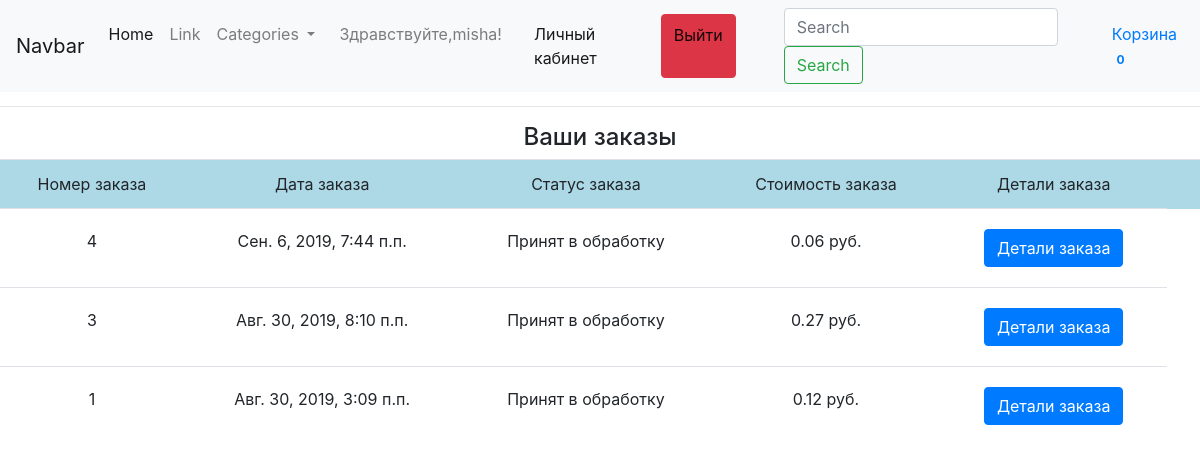
/account/ (signed in), run on an earlier commit of the app's database.
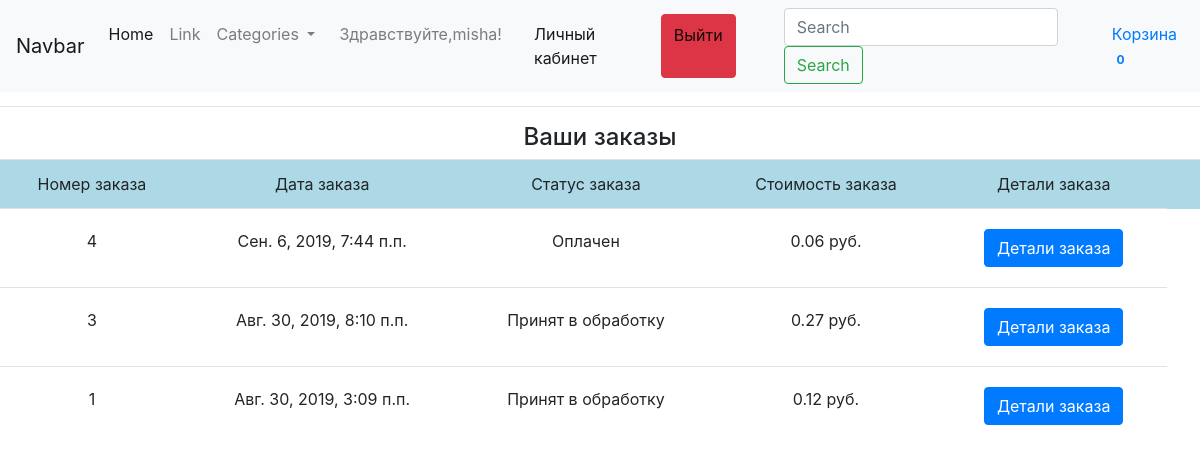
And on a later commit of the database.
### ecomapp/models.py (models this page shows, shortened)
class Order(models.Model):
	user = models.ForeignKey(settings.AUTH_USER_MODEL,on_delete=models.CASCADE)
	items = models.ForeignKey(Cart,on_delete=models.CASCADE)
	total = models.DecimalField(max_digits=9, decimal_places=2, default=0.00)
	first_name = models.CharField(max_length=200)
	last_name = models.CharField(max_length=200)
	phone = models.CharField(max_length=20)
	address = models.CharField(max_length=255)
	buying_type = models.CharField(max_length=40, choices=(('Самовывоз', 'Самовывоз'),
		('Доставка', 'Доставка')), default='Самовывоз')
	date = models.DateTimeField(auto_now_add=True)
	comments = models.TextField()
	status = models.CharField(max_length=100, choices=ORDER_STATUS_CHOICES, default=ORDER_STATUS_CHOICES[0][0])

### ecomapp/views.py (the view)
# urls.py: path('account/', account_view, name='account'),
def account_view(request):
	try:
		order = Order.objects.filter(user=request.user).order_by('-id')
	except:
		return HttpResponseRedirect(reverse('registration'))
	categories = Category.objects.all()
	context = {
		'order': order,
		'categories': categories
	}
	return render(request, 'ecomapp/account.html', context)

### ecomapp/models.py (called while the page is built)
	def get_absolute_url(self):
		return reverse('category_detail', kwargs={'category_slug': self.slug})

### ecomapp/templates/ecomapp/account.html (shortened to what this page needs)
{% extends 'ecomapp/base.html' %}
{% block content %}
<h3 class="text-center">Личный кабинет пользователя {{ request.user }}</h3>
<hr>
<h4 class='text-center'>Ваши заказы</h4>
<table class='table'>
<tr style='background:lightblue;'>
	<td class='text-center'>Номер заказа</td>
	<td class='text-center'>Дата заказа</td>
	<td class='text-center'>Статус заказа</td>
	<td class='text-center'>Стоимость заказа</td>
	<td class='text-center'>Детали заказа</td>
	<td></td>
</tr>
{% for item in order %}
<tr>
	<td class='text-center' style='padding-top: 20px; padding-bottom: 20px;'>{{ item.id }}</td>
	<td class='text-center' style='padding-top: 20px; padding-bottom: 20px;'>{{ item.date }}</td>
	<td class='text-center' style='padding-top: 20px; padding-bottom: 20px;'>{{ item.status }}</td>
	<td class='text-center' style='padding-top: 20px; padding-bottom: 20px;'>{{ item.total }} руб.</td>
	<td class='text-center' style='padding-top: 20px; padding-bottom: 20px;'><button type="button" class="btn btn-primary btn-md" data-toggle="modal" data-target="#myModal-{{ item.id }}">
  Детали заказа
</button></td>
</tr>
{% endfor %}
</table>
{% endblock content %}

What changed in the data, as far as the page shows it:
changed Order id 4: status "Принят в обработку" → "Оплачен"
